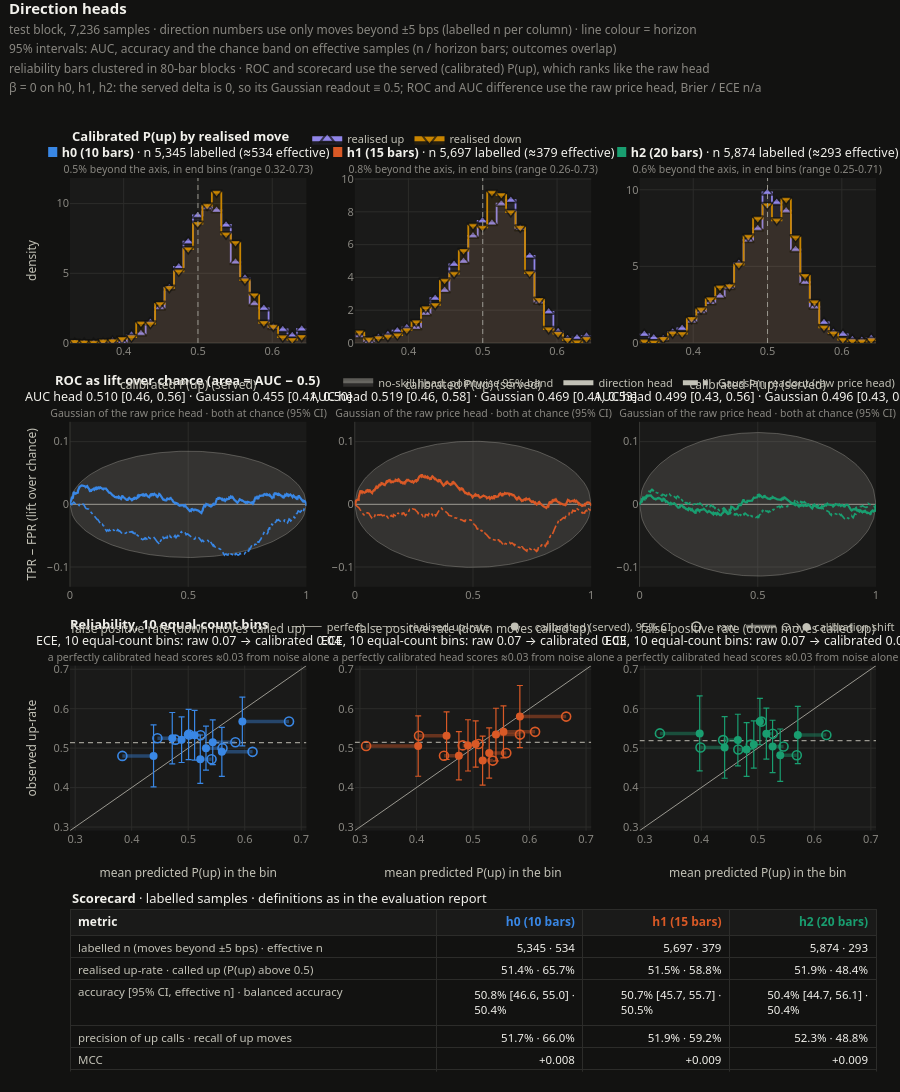
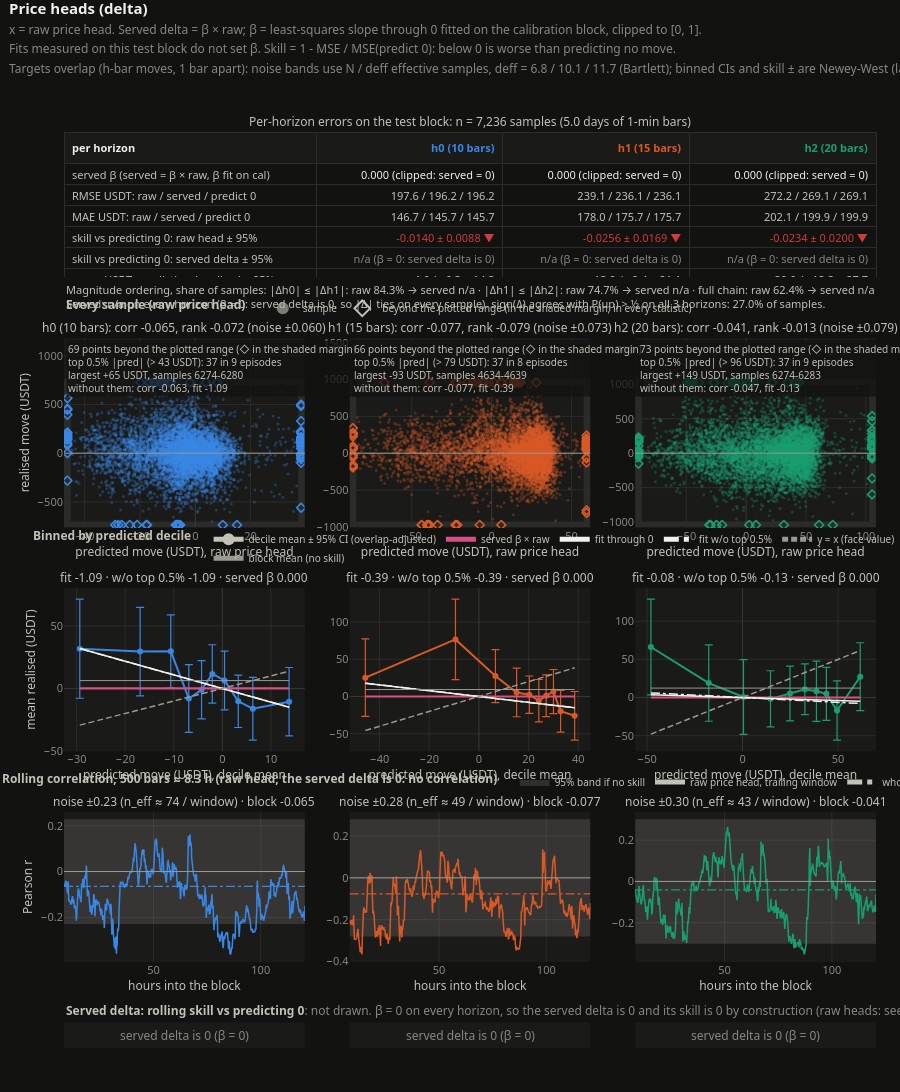
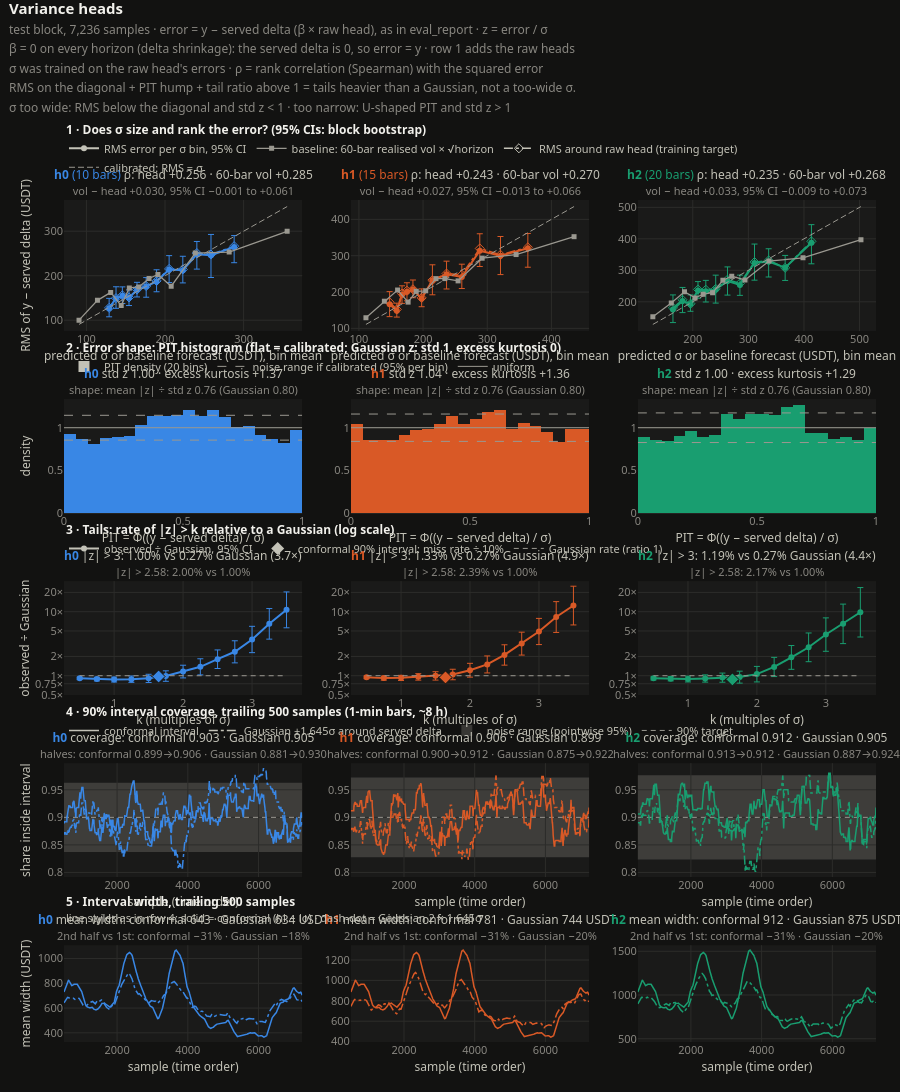
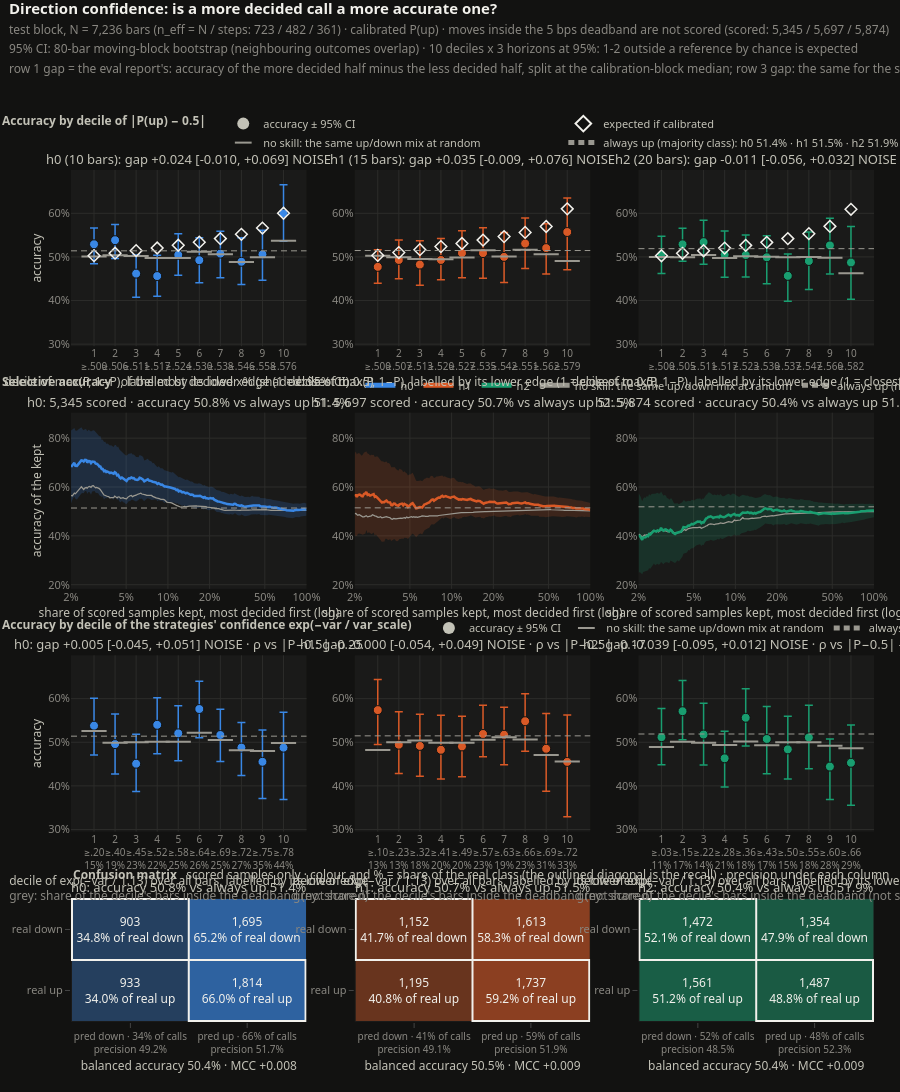

The notebook cell these images were saved under, in order:
### Markdown cell above
## The heads on the TEST block

### Code cell
Visualizations.build("direction_analytics", test, cfg, raw_delta=raw).show()
Visualizations.build("delta_analytics", test, cfg, raw_delta=raw).show()
Visualizations.build("variance_analytics", test, cfg, raw_delta=raw).show()
Visualizations.build("confidence_analytics", test, cfg, var_scale=blocks["predictor"].bundle.meta.get("var_scale"),
                     report=report).show()
Visualizations.build("coherence_analytics", test, cfg, raw_delta=blocks["test_raw"]).show()
